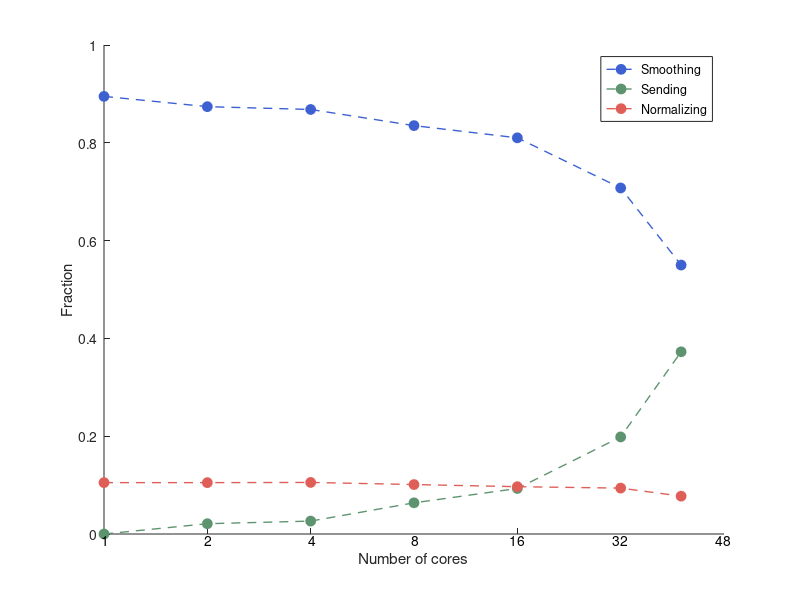
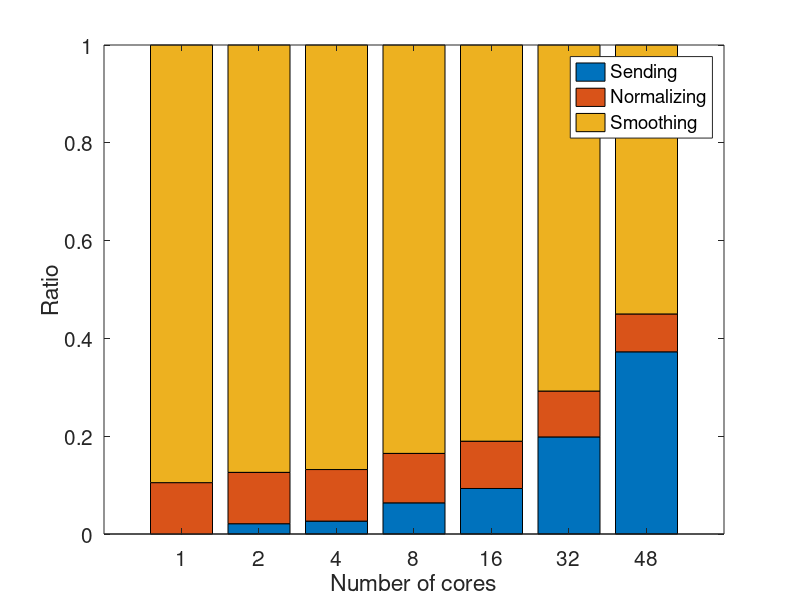

These figures' MATLAB source, in order:
clc; clear all; close all; 

% 20 x 20 blocks
% upscaling factor: 100


T_total = [
1.742   
0.8827	
0.4422	
0.2305	
0.1259 
0.07193 
0.06431
];

T_jacobi = [
1.559000
0.771400
0.383900
0.192500
0.102000
0.050900
0.035370
];

T_send = [
0
0.01858
0.01167
0.01469
0.01172
0.01428
0.02396
];

T_norm = T_total - T_jacobi - T_send;



T_j_frac = T_jacobi./T_total

T_s_frac = T_send./T_total

T_n_frac = T_norm./T_total;


x = [1 2 4 8 16 32 48];


my_green_1 = [93 148 111] ./ 255;
my_green_2 = [87 160 37] ./ 255;

my_blue_1 = [61 97 209] ./ 255;
my_blue_2 = [89 89 224] ./ 255;

my_red_1 = [223 95 88] ./ 255;
my_red_2 = [193 8 23] ./ 255;



%FigHandle = figure('Position', [1200, 200, 500, 500]);
FigHandle = figure('Position', [1200, 200, 13*29, 11.5*29]);

hold on; 
plot(log2(x),T_j_frac,'--o','Color',my_blue_1, 'LineWidth', 1, ...
   'MarkerSize', 7, 'MarkerEdgeColor', my_blue_1, 'MarkerFaceColor', my_blue_1); 
plot(log2(x),T_s_frac,'--o','Color',my_green_1, 'LineWidth', 1, ...
   'MarkerSize', 7, 'MarkerEdgeColor', my_green_1, 'MarkerFaceColor', my_green_1); 
plot(log2(x),T_n_frac,'--o','Color',my_red_1, 'LineWidth', 1, ...
   'MarkerSize', 7, 'MarkerEdgeColor', my_red_1, 'MarkerFaceColor', my_red_1); 

set(gca, 'XTickLabel',[])                    
xt = get(gca, 'XTick');
yl = get(gca, 'YLim');
str = cellstr( num2str(x(:)) );      %# format x-ticks as 2^{xx}
hTxt = text(xt, yl(ones(size(xt))), str, ...   %# create text at same locations
    'Interpreter','tex', ...                   %# specify tex interpreter
    'VerticalAlignment','top', ...             %# v-align to be underneath
    'HorizontalAlignment','center' ); 


LEG1 = legend('Smoothing','Sending', 'Normalizing');
xlabel('Number of cores');
ylabel('Fraction');
axis([0,6,0,1]);
set(gca,'xtick',x);
set(gca,'ytick',[0:0.2:1]);
set(LEG1);


%{
set(gcf,'Units','inches');
screenposition = get(gcf,'Position');
set(gcf,...
    'PaperPosition',[0 0 screenposition(3:4)],...
    'PaperSize',[screenposition(3:4)]);
print -dpdf -painters epsFig4
%}







newY = [ T_s_frac T_n_frac T_j_frac   ]

FigHandle = figure('Position', [1200, 200, 80*length(x), 400]);
bar(newY,'stacked');  %# Create a stacked histogram
set(gca, 'XTickLabel',[])                    
xt = get(gca, 'XTick');
set(gca, 'XTick', xt, 'XTickLabel', x)
set(gca,'ytick',[0:0.2:1]);
set(LEG1);
xlabel('Number of cores');
ylabel('Ratio');
LEG1 = legend('Sending','Normalizing', 'Smoothing');
colormap([my_red_1; my_blue_1; my_green_1])
set(gca,'fontsize',15)








